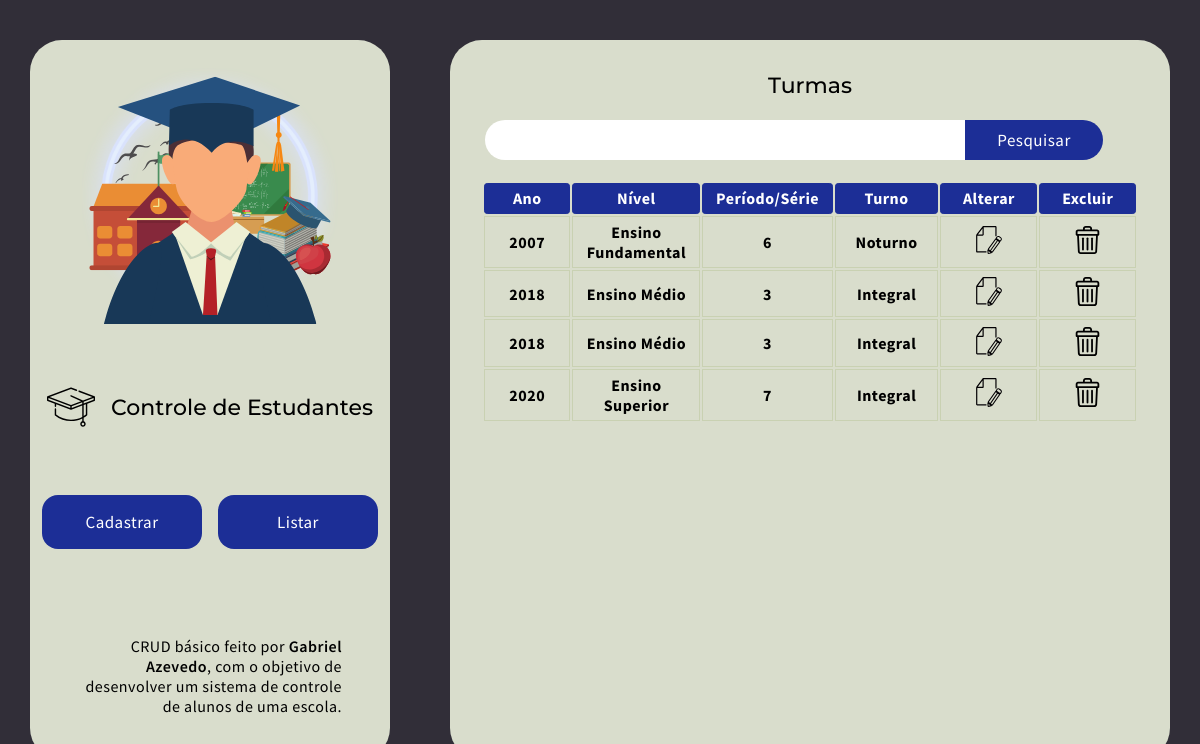
Screenshot of /src/view/listClasses.php with the database file from the repository.
### tables this page shows
CREATE TABLE IF NOT EXISTS `classes` (
  `idClass` int(11) NOT NULL AUTO_INCREMENT,
  `ableClass` int(1) NOT NULL,
  `year` year(4) NOT NULL,
  `level` varchar(40) NOT NULL,
  `series` int(2) NOT NULL,
  `shift` varchar(10) DEFAULT NULL,
  PRIMARY KEY (`idClass`)
);

### src/controller/classesController.php (called while the page is built, shortened)
<?php
	require_once '../model/classes.php';
	class classesController {
		public function search($search) {
			$classesModel = new classesModel();
			$resultClasses = $classesModel->getClasses($search);
			require_once 'tableClasses.php';
		}
	}
?>

### src/model/classes.php (called while the page is built, shortened)
<?php
	class classesModel {
		public function getClasses($search) {
			$Connection = new Connection();
			$conn = $Connection->getConnect();
			$sql = "SELECT * FROM classes WHERE ";
			if(isset($search)){
				$sql .= "(level LIKE '%{$search}%' ";
				$sql .= "OR shift LIKE '%{$search}%' ";
				$sql .= "OR series LIKE '%{$search}%' ";
				$sql .= "OR year LIKE '%{$search}%') ";
				$sql .= "AND ableClass = 1 ORDER BY year ASC ";
			}else {
				$sql .= "ableClass = 1  ORDER BY year ASC";
			}
			$result = mysqli_query($conn, $sql);
			if($result){
				return $result;
			} else{
				header('Location:'.ERROR.'?codError=1');
			}
		}
	}
?>

### src/view/tableClasses.php (the view)
<div class="table-data">
  <table>
    <thead>
      <th>Ano</th>
      <th>Nível</th>
      <th>Período/Série</th>
      <th>Turno</th>
      <th>Alterar</th>
      <th>Excluir</th>
    </thead>
    <tbody>
      <?php
        while($row = mysqli_fetch_assoc($resultClasses)){
      ?>
      <tr>
        <th><?php echo $row['year']; ?></th>
        <th><?php echo $row['level']; ?></th>
        <th><?php echo $row['series']; ?></th>
        <th><?php echo $row['shift']; ?></th>
        <th>
          <a href="updateClass.php?idUpd=<?php echo$row['idClass'] ?>">
            <img src="../../public/img/edit.svg" />
          </a>
        </th>
        <th>
          <a href="listClasses.php?idRem=<?php echo$row['idClass'] ?>">
            <img src="../../public/img/trash.svg" />
          </a>
        </th>
      </tr>
      <?php
        }
      ?>
    </tbody>
  </table>
</div>

### src/styles/global.css (style rules this page uses)
* { margin: 0; padding: 0; box-sizing: border-box; outline: 0; }
body { background: #312e38; -webkit-font-smoothing: antialiased; }
body, input, button { font-family: 'Source Sans Pro', sans-serif; font-weight: 400; letter-spacing: 0.03rem; font-size: 16px; }

### src/styles/pages/home.css (style rules this page uses)
.table-data th { align-self: flex-start; padding: 0.3rem; width: 10rem; border: solid 1px #c9d1b2; }
.table-data thead th { color:#fff; background: rgb(28, 46, 150); border-color: rgb(28, 46, 150); border-radius: 0.2rem; }
.table-data tr img { align-self: center; width: 2rem; padding: .1rem; }

### rows the page displays
classes: year "2007", level "Ensino Fundamental", series "6", shift "Noturno"
classes: year "2018", level "Ensino Médio", series "3", shift "Integral"
classes: year "2018", level "Ensino Médio", series "3", shift "Integral"
classes: year "2020", level "Ensino Superior", series "7", shift "Integral"
